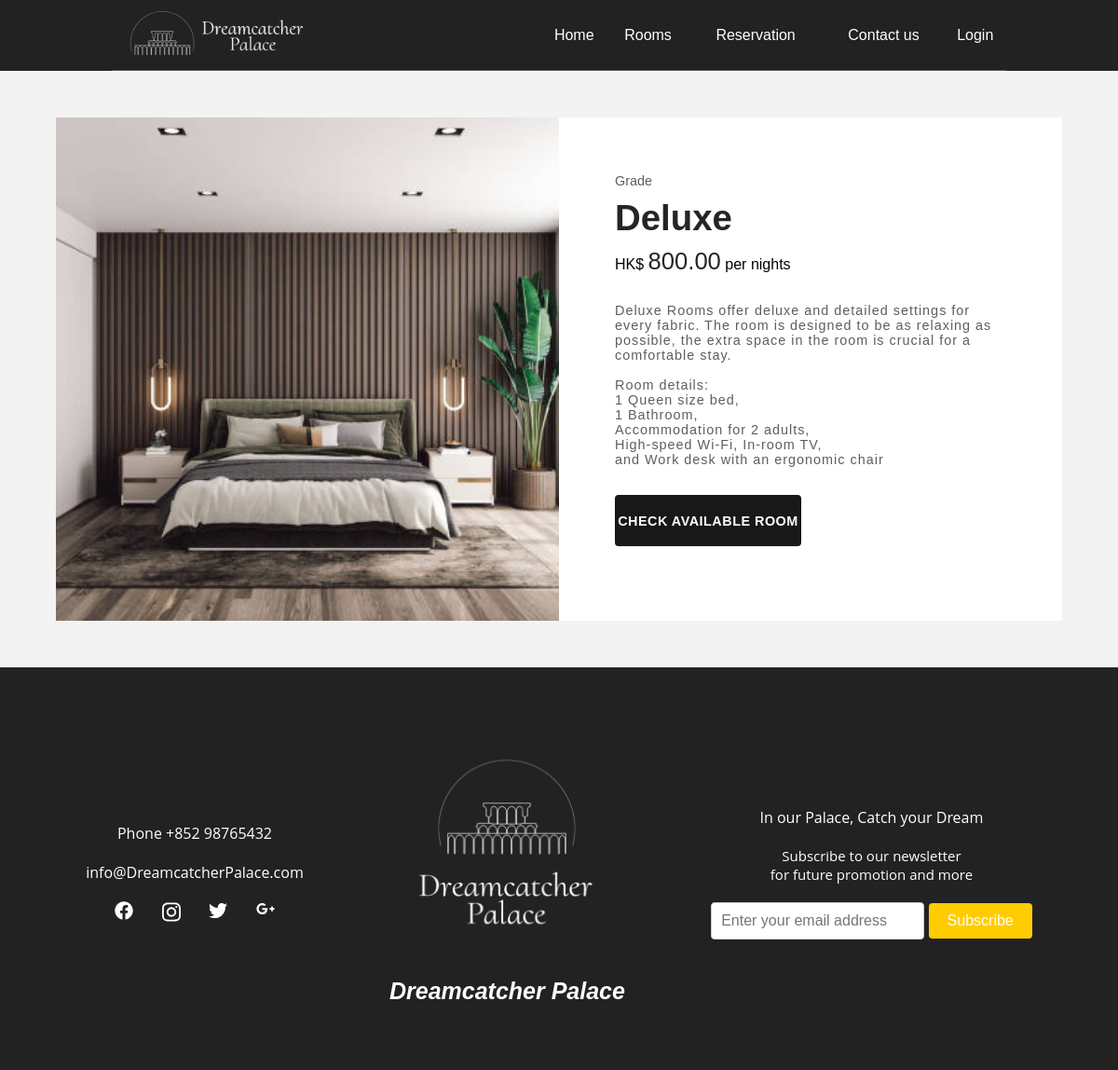
The page /rooms.php?roomGrade=Deluxe on the database its author committed.
### tables this page shows
CREATE TABLE `room_details` (
  `roomGrade` varchar(20) NOT NULL,
  `roomSpec` varchar(600) NOT NULL,
  `roomPrice` decimal(10,2) NOT NULL,
  `roomIMG` text NOT NULL
);

### rooms.php (the view, shortened to what this page needs)
<?php
if (isset($_GET['roomGrade'])) {
	include 'DBconn.php';
	$roomGrade = mysqli_real_escape_string($conn, $_GET['roomGrade']);
	$sql = "SELECT * FROM room_details WHERE roomGrade = '$roomGrade'";
	$result = mysqli_query($conn, $sql);
	$row = mysqli_fetch_assoc($result);
} else {
	echo "
			<script>
				window.location.href='home.php';
			</script>
		";
}
?>
<!DOCTYPE html>
<html>
<head>
	<link rel="stylesheet" href="static/css/roomDetail.css">
</head>
<body>
	<?php include "navbar.php"; ?>
	<section id="room-page">
		<div class="room-details">
			<div class="room-img">
				<div class="swiper mySwiper">
					<div class="swiper-slide">
						<?php
						echo "<img src='static/img/rooms/{$row['roomIMG']}' />";
						?>
					</div>
				</div>
			</div>
			<div class="room-text">
				<?php
				echo "
						<span class=\"room-category\">Grade</span>
						<h3>{$row['roomGrade']}</h3>
                                                HK$ <span class=\"room-price\">{$row['roomPrice']}</span> per nights
                    ";
				$spec = $row['roomSpec'];
				echo "<p>" . nl2br($spec) . "</p>";
				?>
				<div class="room-button">
					<a href="reservation.php?roomGrade=<?php echo $row['roomGrade'] ?>" class="add-room-btn">Check Available
						Room</a>
				</div>
			</div>
		</div>
	</section>
	<?php include "footer.php"; ?>
</body>
</html>

### static/css/roomDetail.css (style rules this page uses)
* { margin: 0px; padding: 0px; box-sizing: border-box; font-family: poppins; }
a { text-decoration: none; }
body { background-color: #f3f3f3; }
.room-details { max-width: 1200px; width: 90%; display: grid; grid-template-columns: 1fr 1fr; margin: 50px auto; }
.room-img { width: 100%; background-color: #e3e3e3; position: relative; overflow: hidden; }
.room-text { background-color: #ffffff; padding: 60px; position: relative; }
.room-text .room-category { color: #5e5e5e; font-size: 0.9rem; }
.room-text h3 { color: #252525; font-size: 2.4rem; font-weight: 600; margin: 10px 0px; }
.room-text .room-price { font-size: 1.6rem; color: #252525; font-weight: 500; }
.room-text p { margin: 30px 0px; color: #5e5e5e; letter-spacing: 1px; font-size: 0.9rem; }
.room-button { display: grid; grid-template-columns: 1fr 1fr; margin: 30px 0px; margin-bottom: 20px; grid-gap: 20px; }
.room-button a { width: 100%; height: 55px; display: flex; justify-content: center; align-items: center; text-align:center; text-transform: uppercase; font-weight: 600; letter-spacing: 0.5px; font-size: 0.9rem; border-radius: 4px; }
.room-button .add-room-btn { background-color: #181818; color: #ffffff; }
.mySwiper { height: 100%; width: 100%; max-width: 100%; }
.swiper-slide img { width: 100%; height: 100%; object-fit: cover; object-position: center; display: flex !important; }

### navbar.php (style rules this page uses)
* { padding: 0; margin: 0; -webkit-box-sizing: border-box; -moz-box-sizing: border-box; box-sizing: border-box; text-decoration: none; font-family: arial, tahoma; list-style: none; }

### footer.php (style rules this page uses)
body { font-family: 'Alegreya Sans', sans-serif; }

### rows shown on the page
room_details: roomIMG (picture), roomGrade "Deluxe", roomPrice "800.00", roomSpec "Deluxe Rooms offer deluxe and detailed settings for every fabric. The room is designed to be as relaxing as possible, the extra space in the room is crucial for a comfortable stay. Room details: 1 Queen size bed, 1 Bathroom, Accommodation for 2 adults, High-speed Wi-Fi, In-room TV, and Work desk with an ergonomic chair"
